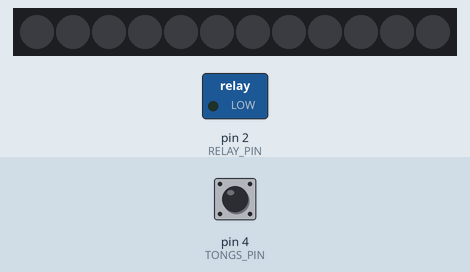
Simulated run of this sketch. Board: Arduino Uno, built with avr-gcc and run on an emulated ATmega328P. Parts: 12 RGB LEDs in strip order, left to right, switched loads named in the sketch (green lamp = pin HIGH). Dashed ring = blinking. The test bench sets the inputs (shaded band); at power-on: pin 4 (TONGS_PIN) HIGH.

Above: at 1.2 s.
1.3 s: pin 4 (TONGS_PIN) pulled LOW for 0.15 s
At 1.42 s:
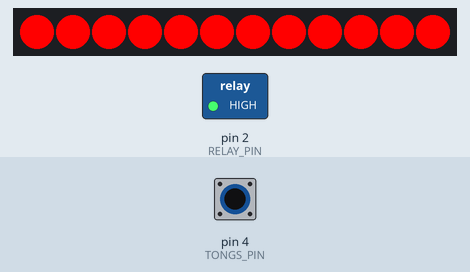
3.5 s: pin 4 (TONGS_PIN) pulled LOW for 3.2 s
At 8.5 s:
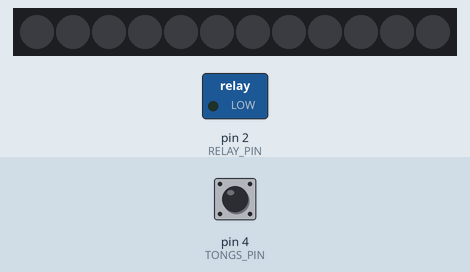
Timing chart, 0 to 10.0 s (numbered marks = the images above; inputs shaded):
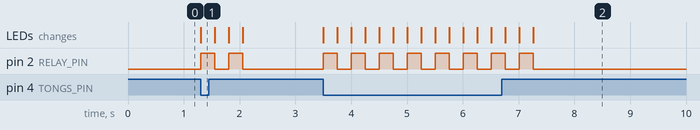

The sketch:

Operation.ino
```cpp
/* OPERATION GAME
    * Just your basic operation game
        * Conductive edges of holes in person are connected to ground
        * Metal tongs tethered to game with wire connected to TONGS_PIN
        * Nose of operation guy lit up by pixel ring
        * relay connects to buzzer
    * Initially I was thinking of using capacitive touch as the sense method (using MPR121).
      This has enough channels to connect each hole to a different input and then use pixel
      LEDs inside to flash where the mistakes were made. Being capacitive touch people could
      just use their hands to retrieve things and still trigger a fault.... BUT I didn't
      have time to get that working initially, but this method works well
*/

// Libraries
#include "FastLED.h"

// IO Setup
#define TONGS_PIN 	4
#define RELAY_PIN 	2
#define LED_PIN 		3

// Pixel setup
#define NUM_LEDS 		12
CRGB leds[NUM_LEDS];

// Misc variables
#define FLASH_TIME	250 		// (ms) Half cycle length of operation guy complaining


void setup()
{
	FastLED.addLeds<NEOPIXEL, LED_PIN>(leds, NUM_LEDS);
	pinMode(TONGS_PIN, INPUT_PULLUP);
	pinMode(RELAY_PIN, OUTPUT);

	digitalWrite(RELAY_PIN, LOW);

	// Start with LEDs off
	fill_solid(leds, NUM_LEDS, CRGB::Black);
	FastLED.show();
}

void loop()
{
	if (!digitalRead(TONGS_PIN)) 												// If surgeon touched edge of hole in operation guy
	{
		for (uint8_t i = 0; i < 2; ++i) 									// Flash LEDs & buzzer twice
		{
			digitalWrite(RELAY_PIN, HIGH);
			fill_solid( leds, NUM_LEDS, CRGB::Red);
			FastLED.show();
			delay(FLASH_TIME);

			digitalWrite(RELAY_PIN, LOW);
			fill_solid( leds, NUM_LEDS, CRGB::Black);
			FastLED.show();
			delay(FLASH_TIME);
		}
	}
}
```

Measured:
- after the input at 1.3 s, pin 2 (RELAY_PIN): alternates HIGH for 0.25 s and LOW for 0.25 s, 4 changes in all, then stays LOW, starting at once; the LEDs: change at once (image 1)
- after the input at 3.5 s, pin 2 (RELAY_PIN): alternates HIGH for 0.25 s and LOW for 0.25 s, 16 changes in all, then stays LOW, starting at once; the LEDs: first change at once (image 2 shows a later state)
